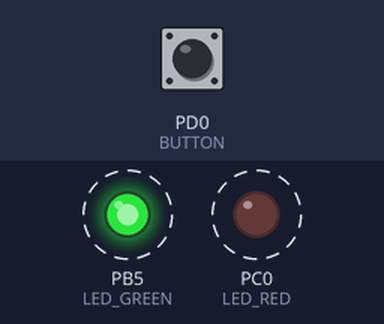
The program below on a simulated ATmega328P, built with avr-gcc and emulated at 16 MHz. Shown: output pins drawn as LEDs (lit = HIGH). Dashed ring = blinking. Inputs (shaded band) come from the test bench; at power-on: PD0 (BUTTON) HIGH.

Above: at 0.2 s.
Timing chart, 0 to 4.6 s (numbered marks = the images above):
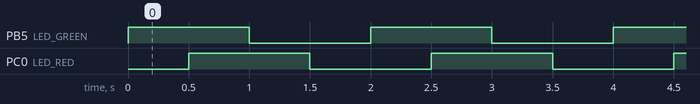

The program:

main.c
```c
// (licence header left out)
/* Defines -----------------------------------------------------------*/
#define LED_GREEN   PB5     // AVR pin where green LED is connected
#define LED_RED     PC0
#define BUTTON      PD0
#define BLINK_DELAY 500
#ifndef F_CPU
# define F_CPU 16000000     // CPU frequency in Hz required for delay
#endif

/* Includes ----------------------------------------------------------*/
#include <util/delay.h>     // Functions for busy-wait delay loops
#include <avr/io.h>         // AVR device-specific IO definitions

/* Functions ---------------------------------------------------------*/
/**********************************************************************
 * Function: Main function where the program execution begins
 * Purpose:  Toggle two LEDs when a push button is pressed.
 * Returns:  none
 **********************************************************************/
int main(void)
{
    // Green LED at port B
    // Set pin as output in Data Direction Register...
    DDRB = DDRB | (1<<LED_GREEN);
    // ...and turn LED off in Data Register
    PORTB = PORTB & ~(1<<LED_GREEN);

    // Configure the second LED at port C
	DDRC = DDRC | (1<<LED_RED); //vystup

	PORTC = PORTC & (0<<LED_RED); //log1, led nesviti


    // Configure Push button at port D and enable internal pull-up resistor

	DDRD = DDRD & ~(1 <<BUTTON);
	PORTD = PORTD | (1 <<BUTTON);


    // Infinite loop
    while (1)
    {
        // WRITE YOUR CODE HERE
		//PORTB = PORTB | (1<<LED_GREEN);
		//_delay_ms(BLINK_DELAY);
		//PORTB = PORTB & ~(0<<LED_GREEN);
		//_delay_ms(BLINK_DELAY);

		//PORTC = PORTC | (1<<LED_RED);
		//_delay_ms(BLINK_DELAY);
		//PORTC = PORTC & ~(0<<LED_RED);
		//_delay_ms(BLINK_DELAY);

		PORTB = PORTB ^ (1<<LED_GREEN);
		_delay_ms(BLINK_DELAY);
		PORTC = PORTC ^ (1<<LED_RED);
		_delay_ms(BLINK_DELAY);

		if(bit_is_clear(PIND, BUTTON))
		{

		    PORTB = PORTB ^ (1<<LED_GREEN);
			PORTC = PORTC ^ (1<<LED_RED);
			//loop_until_bit_is_clear(PIND, BUTTON);

		}
    }

    // Will never reach this
    return 0;
}
```

Measured:
- by itself, PB5 (LED_GREEN), PC0 (LED_RED): alternates HIGH for 1.0 s and LOW for 1.0 s
- by itself, everything shown: repeats every 2.0 s, in 4 steps
